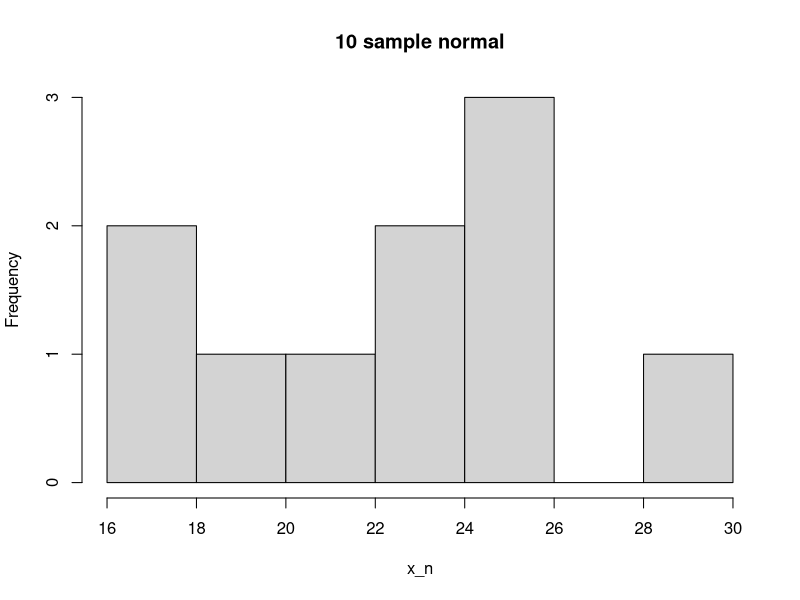
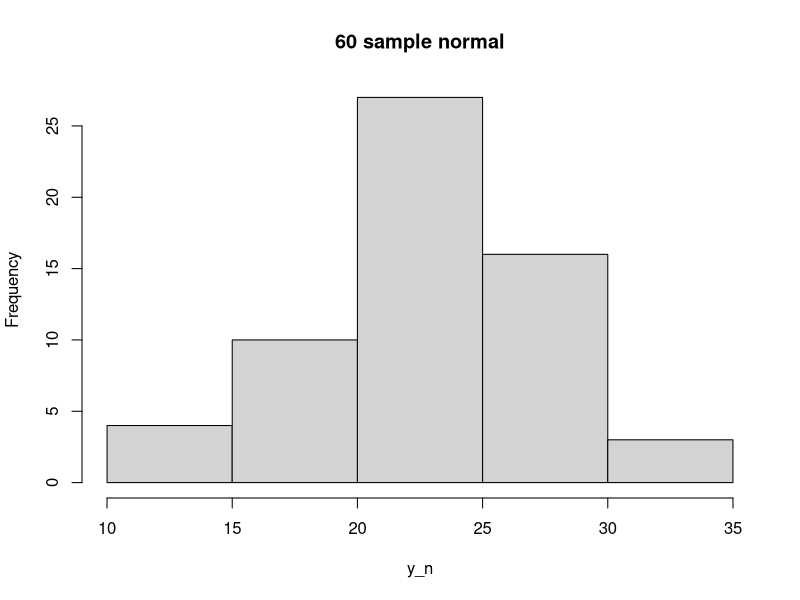
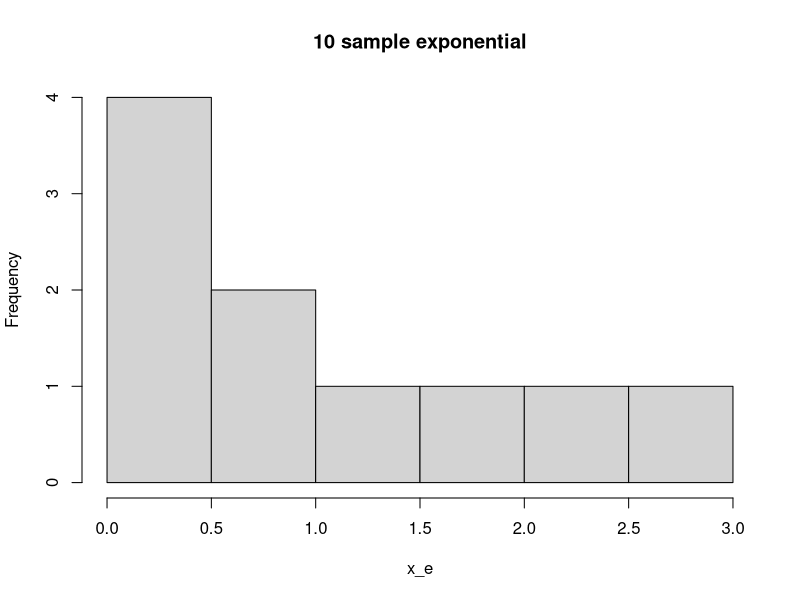
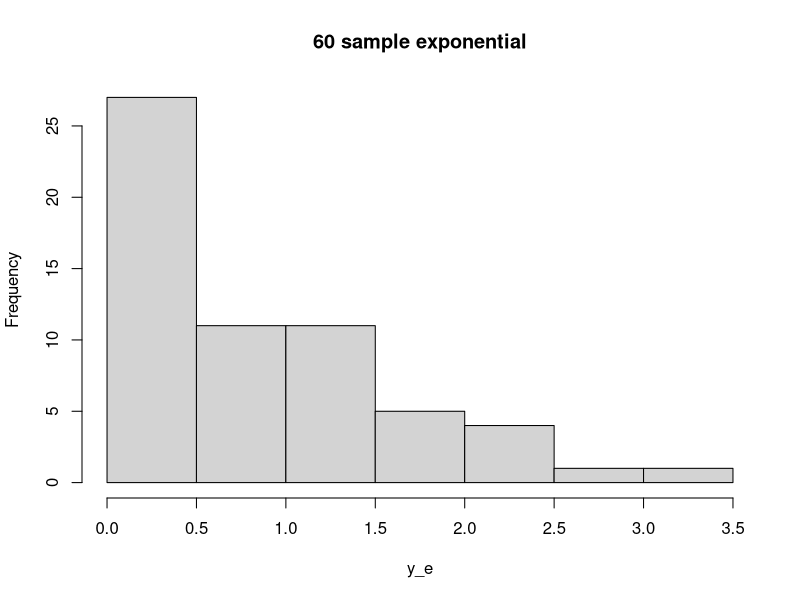
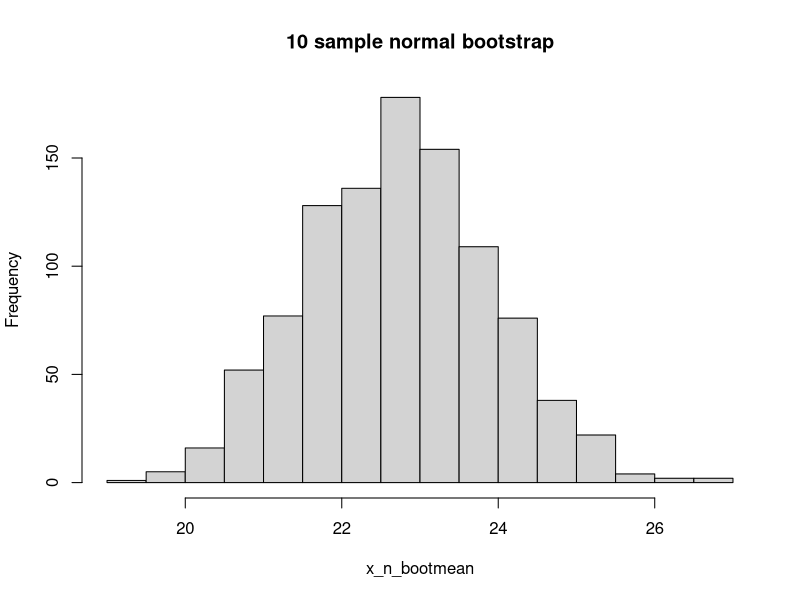
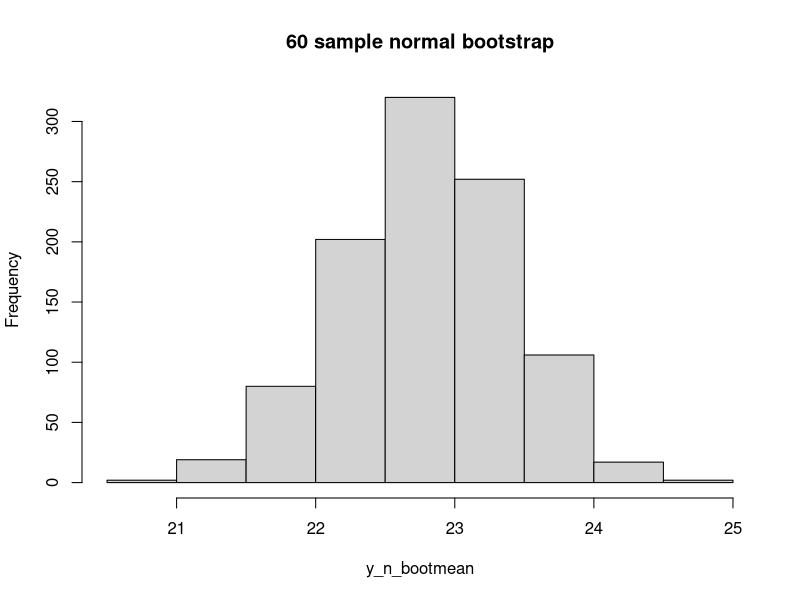
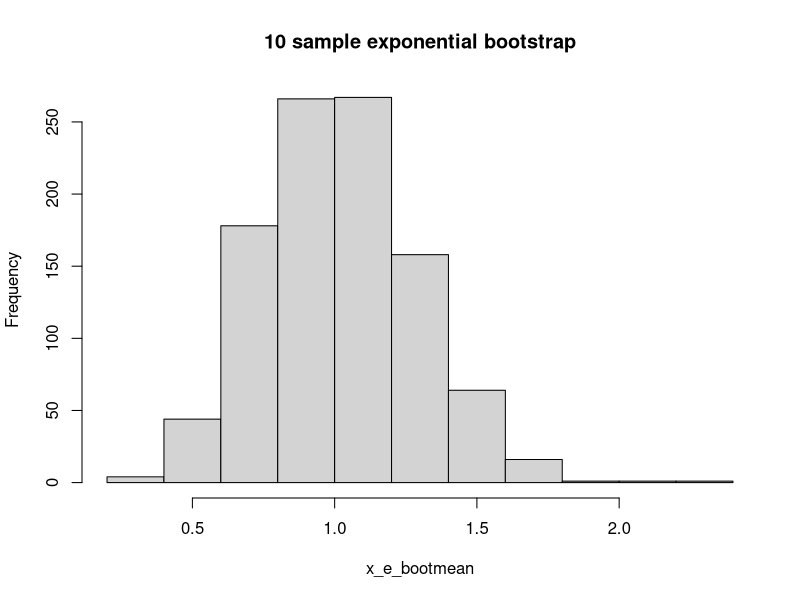
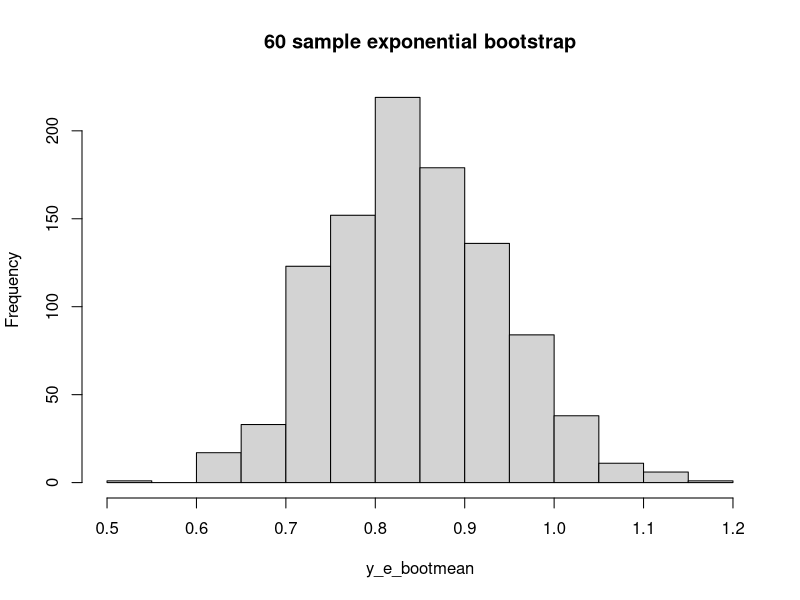

R code for these plots, in order:
## ---- chunk 1
set.seed (1)
## ---- chunk 2
x_n<- rnorm(10,22,5)
y_n<- rnorm(60,22,5)

x_e<- rexp(10,1)
y_e<- rexp(60,1)

## ---- chunk 3
hist(x_n, main = "10 sample normal")
hist(y_n, main = "60 sample normal")
hist(x_e, main = "10 sample exponential")
hist(y_e, main = "60 sample exponential")
## ---- chunk 4
x_n_mean<- mean(x_n)
x_n_mean
y_n_mean<- mean(y_n)
y_n_mean

x_e_mean<- mean(x_e)
x_e_mean
y_e_mean<- mean(y_e)
y_e_mean

## ---- chunk 5
x_n_sd<- sd(x_n)
x_n_sd
y_n_sd<- sd(y_n)
y_n_sd

x_e_sd<- sd(x_e)
x_e_sd
y_e_sd<- sd(y_e)
y_e_sd

## ---- chunk 6
s<- 1000
x_n_bootmean<- numeric(s)
y_n_bootmean<- numeric(s)

x_e_bootmean<- numeric(s)
y_e_bootmean<- numeric(s)

#normal 10 sample
for (i in 1:length(x_n_bootmean)){
  x_n_bootsample<- sample(x_n, size = length(x_n), replace = TRUE)
  
  x_n_bootmean[i]<- mean(x_n_bootsample)
}
#normal 60 sample
for (i in 1:length(y_n_bootmean)){
  y_n_bootsample<- sample(y_n, size = length(y_n), replace = TRUE)
  
  y_n_bootmean[i]<- mean(y_n_bootsample)
}

#exponential 10 sample
for (i in 1:length(x_e_bootmean)){
  x_e_bootsample<- sample(x_e, size = length(x_e), replace = TRUE)
  
  x_e_bootmean[i]<- mean(x_e_bootsample)
}
#exponential 60 sample
for (i in 1:length(y_e_bootmean)){
  y_e_bootsample<- sample(y_e, size = length(y_e), replace = TRUE)
  
  y_e_bootmean[i]<- mean(y_e_bootsample)
}

## ---- chunk 7
hist(x_n_bootmean, main = "10 sample normal bootstrap")
## ---- chunk 8
hist(y_n_bootmean, main = "60 sample normal bootstrap")
## ---- chunk 9
hist(x_e_bootmean, main = "10 sample exponential bootstrap")
## ---- chunk 10
hist(y_e_bootmean, main = "60 sample exponential bootstrap")
## ---- chunk 11
mean(x_n_bootmean)
mean(y_n_bootmean)


mean(x_e_bootmean)
mean(y_e_bootmean)


## ---- chunk 12
sd(x_n_bootmean)
sd(y_n_bootmean)


sd(x_e_bootmean)
sd(y_e_bootmean)


